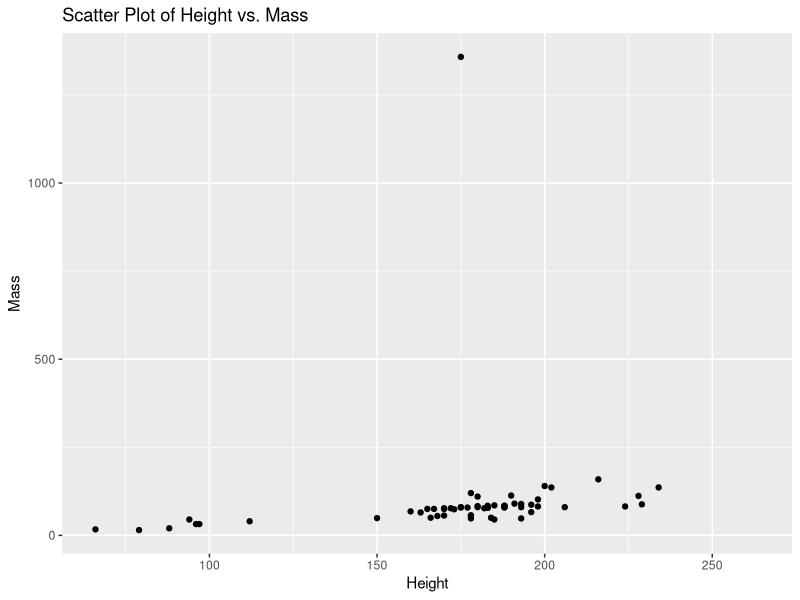
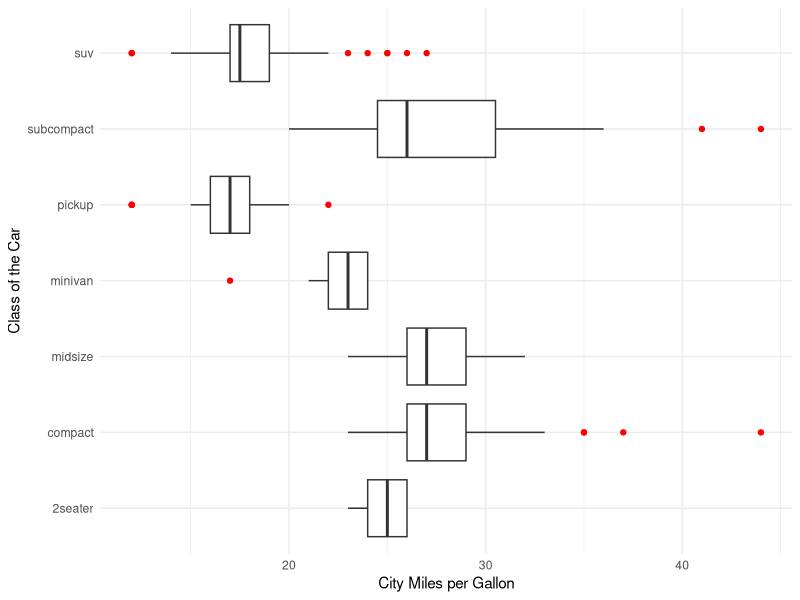

These charts were generated, in order, by the following R code:
## ---- chunk 1
knitr::opts_chunk$set(echo = TRUE)
library(tidyverse)
## ---- chunk 2
# A circle with diameter 7 has a circumference of
r = 7 / 2
h = 16
circumf = r * pi
area = r * r * pi
vol = r * r * pi * h

cat(
"A circle with diameter 7 has a circumference of", circumf, "
A circle with diameter 7 has an area of", area, "
A cylinder, with a face diameter of 7 and height of 16, has a volume of", vol, "\n")
## ---- chunk 3
displ = mpg$displ # get displ column
sample_mean = sum(displ) / length(displ)
sample_var = sum((displ - sample_mean)^2) / (length(displ) - 1)
cat("Sample Mean:", sample_mean, "\nSample Variance:", sample_var, "\n")
## ---- chunk 4
cat("There are", nrow(starwars), "characters listed in the dataset.")
## ---- chunk 5
cat("The species column contains", class(starwars$species), "vectors (strings).")
## ---- chunk 6
cat("NA, which stands for \"not available\", means that the data in a column is not available or undefined. In this case, if the Star Wars character is not capable of having hair, such as a C-3PO or R2-D2, then their hair color will be NA.")
## ---- chunk 7
valid_homeworld <- starwars$homeworld[!is.na(starwars$homeworld)]
cat("There are", sum(valid_homeworld == "Tatooine"),"characters who come from Tatooine.\n")
## ---- chunk 8
humans <- starwars$species == "Human"

cat("The average age of humans is", na.omit(starwars$birth_year[humans]) |> mean(), "years.")
## ---- chunk 9
data(starwars)
ggplot(starwars, aes(x = height, y = mass)) +
  geom_point() +
  labs(title = "Scatter Plot of Height vs. Mass",
       x = "Height",
       y = "Mass")

m = starwars$mass[starwars$mass > 1000]
## ---- chunk 10

if (!requireNamespace("ggplot2", quietly = TRUE)) {
  install.packages("ggplot2")
}
library(ggplot2)
data(mpg)

# Set the theme to white background
theme_set(theme_minimal())

# Create a boxplot with outliers highlighted in red
ggplot(mpg, aes(y = class, x = hwy)) +
  geom_boxplot(outlier.colour = "red") +
  labs(x = "City Miles per Gallon",
       y = "Class of the Car")
